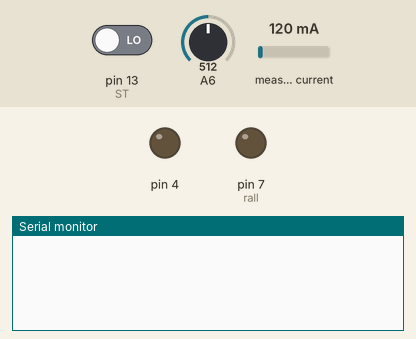
Recording of a sketch running on a simulated Arduino Nano, built with avr-gcc and run on an emulated ATmega328P. Parts: output pins drawn as LEDs (lit = HIGH), the last lines printed to the serial monitor. The test bench sets the inputs (shaded band); at power-on: pin 13 (ST) LOW, A6 = 512, measured current 120 mA.

Above: at 2.2 s.
2.3 s: pin 13 (ST) driven HIGH
At 3.2 s:
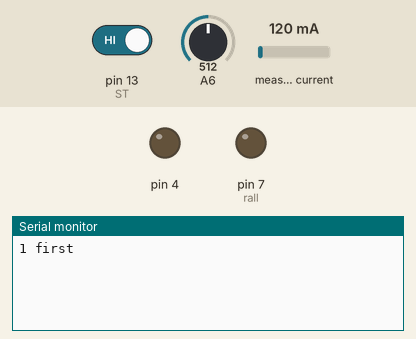
3.8 s: A6 set to 306
At 4.8 s:
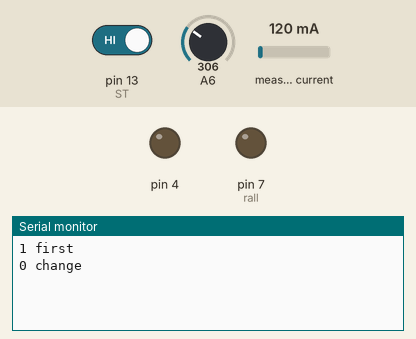

Measured:
- after the input at 2.3 s, the serial monitor: prints a new line at once (image 1)
- after the input at 3.8 s, the serial monitor: prints a new line at once (image 2)

The sketch:

charging_sensor.ino
```cpp
#include <SoftwareSerial.h>
#include "ACS712.h"

ACS712 sensor(ACS712_05B, A7);


int TX = 5;
int RX = 6;
int ST=13;
SoftwareSerial HC_06(TX, RX);
int value,change=1,index=5,temp,voltage,flag=0,STATE;
double volt,tol=0.4;

int rall=7,rs=8;
int charge=0,chargechange=0;
float currentReading;
float ucutoff=-0.05,lcutoff=-0.70;

void setup()
{

  HC_06.begin(57600);
  Serial.begin(57600);

  pinMode(ST,INPUT);
  pinMode(rall,OUTPUT);
  pinMode(4,OUTPUT);
  digitalWrite(rall,LOW);
  delay(1000);
   sensor.calibrate();
}
void loop()
{
    STATE=digitalRead(ST);
    currentReading = sensor.getCurrentDC();
    //Serial.println(currentReading);
    if(chargingornot())
    { if(chargechange==1)
      {chargechange=0;
      digitalWrite(rall,HIGH);
      digitalWrite(rs,HIGH);
      digitalWrite(4,HIGH);
      }
    }
 else
 { if(chargechange==0)
      {
        digitalWrite(rall,LOW);
        digitalWrite(rs,HIGH);
        digitalWrite(4,LOW);
        chargechange=1;
      }
       voltage=analogRead(A6);
   volt=map(voltage,0,1023,0,2500);
   volt/=100;
   temp=index;
  // Serial.print(volt);
  // Serial.println(" voltage");

   batteryvoltagelevel();

 if(STATE==HIGH)
  {
     if(temp!=index)
    {
        HC_06.println(index);
        Serial.print(index);
        Serial.println(" change");
    }
    if(flag==0)
     {
         HC_06.println(index);
       Serial.print(index);
       Serial.println(" first");
          flag=1;
     }
  }
  else
  { if(flag==1)
    flag=0;
  }

}
    delay(50);
}
int chargingornot()
{
  if(currentReading>ucutoff)
  {charge=0;
   return charge;
  }
  else if(currentReading<lcutoff)
  {charge=1;
   return charge;
  }
  else
  return charge;
}
void batteryvoltagelevel()
{
  if(volt>13.6)
   {
    if((volt<13.6+tol)||index==5)
    index=5;
   }
   else if(volt>13.35)
   {
    if((volt<13.35+tol)||index==4)
    index=4;
   }
    else if(volt>13.03)
   {
    if((volt<13.03+tol)||index==3)
    index=3;
   }
    else if(volt>12.74)
   {
    if((volt<12.74+tol)||index==2)
    index=2;
   }
    else if(volt>12.49)
   {
    if((volt<12.49+tol)||index==1)
    index=1;
   }
    else if(volt>12.27)
   {
    if((volt<12.27+tol)||index==1)
    index=0;
   }
   else
   {
    index=0;
   }
}
```
